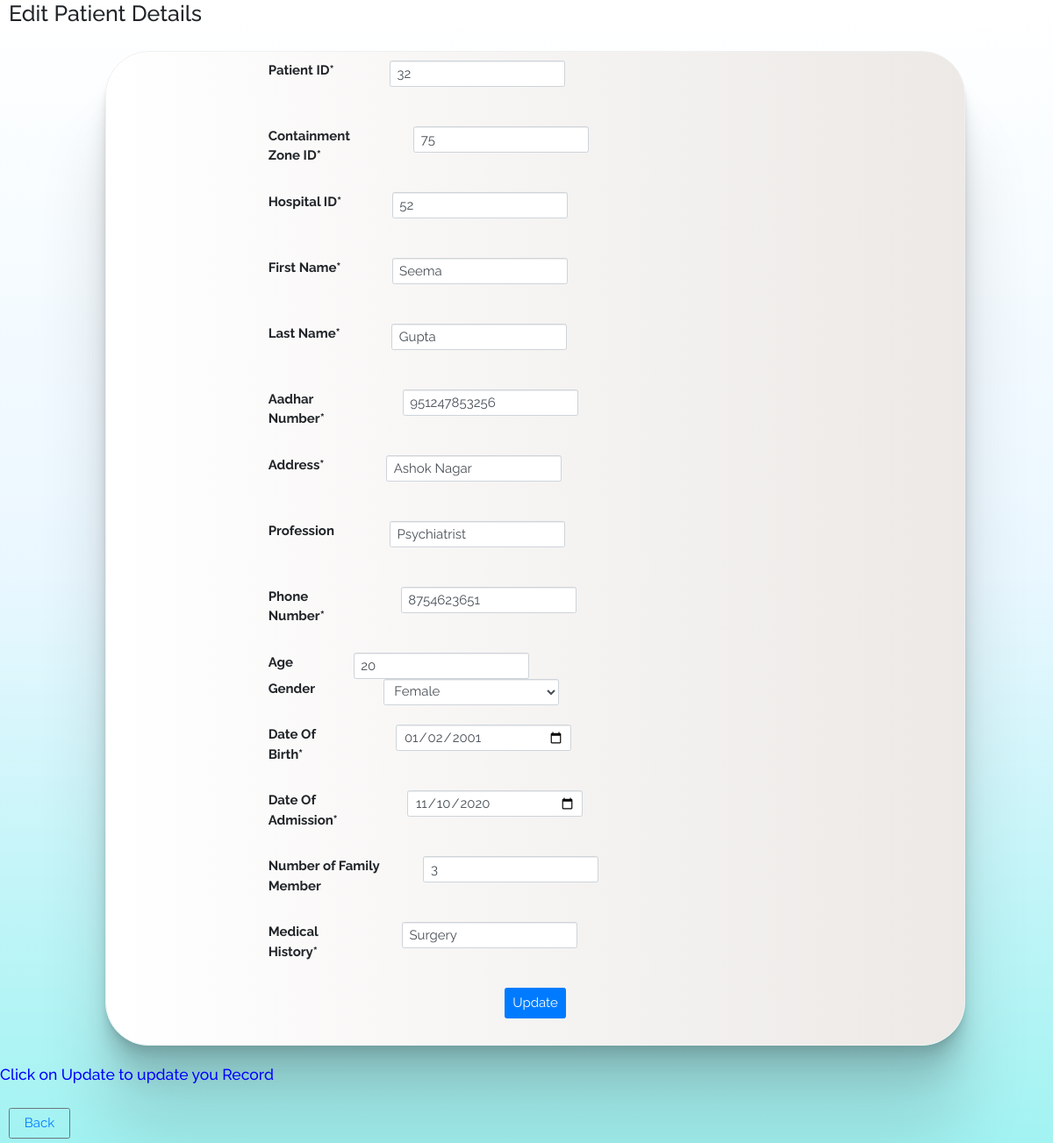
The page /editpat.php?pat_id=32 on the database its author committed.
### tables this page shows
CREATE TABLE `patient` (
  `pat_id` int(20) NOT NULL,
  `cz_id` int(20) DEFAULT NULL,
  `hsp_id` int(20) DEFAULT NULL,
  `fname` varchar(255) DEFAULT NULL,
  `lname` varchar(255) DEFAULT NULL,
  `aadhar_no` varchar(255) DEFAULT NULL,
  `address` varchar(255) DEFAULT NULL,
  `proffession` varchar(255) DEFAULT NULL,
  `phone` varchar(255) DEFAULT NULL,
  `age` int(20) DEFAULT NULL,
  `gender` text DEFAULT NULL,
  `dob` date DEFAULT NULL,
  `doa` date DEFAULT NULL,
  `no_flymem` int(20) DEFAULT NULL,
  `medic_hist` varchar(255) DEFAULT NULL
);

### editpat.php (the view, shortened to what this page needs)
<?php
include("pdo/connection.php");
$pat_id = $_GET['pat_id'];
$query = "SELECT * from `patient` WHERE pat_id='$pat_id' ";
$pt = mysqli_query($conn, $query);
while ($rows = mysqli_fetch_array($pt)) {
    $pid = $rows['pat_id'];
    $czid = $rows['cz_id'];
    $hid = $rows['hsp_id'];
    $fn = $rows['fname'];
    $ln = $rows['lname'];
    $adhno = $rows['aadhar_no'];
    $add = $rows['address'];
    $pro = $rows['proffession'];
    $ph = $rows['phone'];
    $age = $rows['age'];
    $gen = $rows['gender'];
    $dob = $rows['dob'];
    $doa = $rows['doa'];
    $nof = $rows['no_flymem'];
    $mh = $rows['medic_hist'];
}
?>
<html>
<head>
</head>
<body id="acz">
    <?php include 'pdo/headers.php'; ?>
    <link rel="stylesheet" href="pdo/style.css">
    <h1 style="margin-left:10px;">Edit Patient Details</h1><br>
    <div id="form">
        <form action="" method="GET">
            <div class="container">
                <div class="row justify-content-center">
                    <div class="col-8">
                        <div class="row">
                            <div class="form group">
                                <label class="control-label col-md-4" for="pat_id">Patient ID* </label>
                                <div class="col-md-4">
                                    <input type="text" class="form-control" name="pat_id" placeholder="enter pat_id" id="pat_id" value="<?php echo $pid ?>" /><br>
                                </div>
                            </div>
                        </div><br>
                        <div class="row">
                            <div class="form group">
                                <label class="control-label col-md-4" for="cz_id">Containment Zone ID* </label>
                                <div class="col-md-4">
                                    <input type="text" class="form-control" name="cz_id" placeholder="enter cz_id" id="cz_id" value="<?php echo $czid ?>" /><br>
                                </div>
                            </div>
                        </div><br>
                        <div class="row">
                            <div class="form group">
                                <label class="control-label col-md-4" for="hsp_id">Hospital ID* </label>
                                <div class="col-md-4">
                                    <input type="text" class="form-control" name="hsp_id" placeholder="enter hsp_id" id="hsp_id" value="<?php echo $hid ?>" /><br>
                                </div>
                            </div>
                        </div><br>
                        <div class="row">
                            <div class="form group">
                                <label class="control-label col-md-4" for="fname">First Name* </label>
                                <div class="col-md-4">
                                    <input type="text" class="form-control" name="fname" placeholder="enter fname" id="fname" value="<?php echo $fn ?>" /><br>
                                </div>
                            </div>
                        </div><br>
                        <div class="row">
                            <div class="form group">
                                <label class="control-label col-md-4" for="lname">Last Name* </label>
                                <div class="col-md-4">
                                    <input type="text" class="form-control" name="lname" placeholder="enter lname" id="lname" value="<?php echo $ln ?>" /><br>
                                </div>
                            </div>
                        </div><br>
                        <div class="row">
                            <div class="form group">
                                <label class="control-label col-md-4" for="adhno">Aadhar Number* </label>
                                <div class="col-md-4">
                                    <input type="text" class="form-control" name="adhno" placeholder="enter adhno" id="adhno" value="<?php echo $adhno ?>" /><br>
                                </div>
                            </div>
                        </div><br>
                        <div class="row">
                            <div class="form group">
                                <label class="control-label col-md-4" for="addr">Address* </label>
                                <div class="col-md-4">
                                    <input type="text" class="form-control" name="addr" placeholder="enter addr" id="addr" value="<?php echo $add ?>" /><br>
                                </div>
                            </div>
                        </div><br>
                        <div class="row">
                            <div class="form group">
                                <label class="control-label col-md-4" for="prof">Profession</label>
                                <div class="col-sm-3">
                                    <input type="text" class="form-control" name="prof" placeholder="enter prof" id="prof" value="<?php echo $pro ?>" /><br>
                                </div>
                            </div>
                        </div><br>
                        <div class="row">
                            <div class="form group">
                                <label class="control-label col-md-4" for="phone">Phone Number* </label>
                                <div class="col-md-4">
                                    <input type="text" class="form-control" name="phone" placeholder="enter phone" id="phone" value="<?php echo $ph ?>" /><br>
                                </div>
                            </div>
                        </div><br>
                        <div class="row">
                            <div class="form group">
                                <label class="control-label col-md-3" for="age">Age </label>
                                <div class="col-md-4">
                                    <input type="text" class="form-control" name="age" placeholder="enter age" id="age" value="<?php echo $age ?>" />
                                </div>
                            </div>
                            <div class="form group ">
                                <label class="control-label col-md-4" for="gen">Gender </label>
                                <div class="col-sm-3">
                                    <select id="gen" class="form-control" name="gen" selected="<?php echo $gen ?>">
                                        <option value="Female" <?php if ($gen == "Female") echo 'selected="selected"'; ?>>Female</option>
                                    </select>
                                </div>
                            </div>
                        </div><br>
                        <div class="row">
                            <div class="form group">
                                <label class="control-label col-md-4" for="dob">Date Of Birth* </label>
                                <div class="col-sm-3">
                                    <input type="date" class="form-control" name="dob" placeholder="enter date_of_birth" id="dob" value="<?php echo $dob ?>" /><br>
                                </div>
                            </div>
                        </div><br>
                        <div class="row">
                            <div class="form group">
                                <label class="control-label col-md-4" for="doa">Date Of Admission* </label>
                                <div class="col-sm-3">
                                    <input type="date" class="form-control" name="doa" placeholder="enter date_of_admission" id="doa" value="<?php echo $doa ?>" /><br>
                                </div>
                            </div>
                        </div><br>
                        <div class="row">
                            <div class="form group">
                                <label class="control-label col-md-4" for="nof">Number of Family Member </label>
                                <div class="col-md-4">
                                    <input type="number" class="form-control" name="nof" placeholder="enter nof" id="nof" value="<?php echo $nof ?>" /><br>
                                </div>
                            </div>
                        </div><br>
                        <div class="row">
                            <div class="form group">
                                <label class="control-label col-md-4" for="mh">Medical History*</label>
                                <div class="col-sm-3">
                                    <input type="text" class="form-control" name="mh" placeholder="enter mh" id="mh" value="<?php echo $mh ?>" /><br>
                                </div>
                            </div>
                        </div><br>
                    </div>
                </div>
            </div>
            <div class="row justify-content-center">
                <button type="submit" class="btn btn-primary btn-large mb-2 " style="height:35px; width:70px;font-size:15px;" name="submit" value="submit" id="submit">Update</button>
            </div>
        </form>
    </div><br>
    <?php
    if ($_GET['submit']) {
        $pid = $_GET['pat_id'];
        $czid = $_GET['cz_id'];
        $hid = $_GET['hsp_id'];
        $fn = $_GET['fname'];
        $ln = $_GET['lname'];
        $adhno = $_GET['adhno'];
        $add = $_GET['addr'];
        $pro = $_GET['prof'];
        $ph = $_GET['phone'];
        $age = $_GET['age'];
        $gen = $_GET['gen'];
        $dob = $_GET['dob'];
        $doa = $_GET['doa'];
        $nof = $_GET['nof'];
        $mh = $_GET['mh'];
        if (
            $pid != "" && $czid != "" && $hid != "" && $fn != "" && $ln != "" && $adhno != "" && $add != "" &&
            $ph != "" && $dob != "" && $doa != "" && $nof != "" && $mh !== ""
        ) {
            $quer = "UPDATE patient SET cz_id='$czid', hsp_id='$hid', fname='$fn',lname='$ln',aadhar_no='$adhno',address='$add',
             proffession='$pro',phone='$ph',age='$age',gender='$gen', dob='$dob', doa='$doa', no_flymem='$nof',medic_hist='$mh' WHERE pat_id='$pid'";
            $res = mysqli_query($conn, $quer);
            if ($res) {
                echo "<font color='green'><h4>DATA UPDATED SUCCESSFULLY!</h4></font>";
            } else {
                echo "<font color='red'><h4>SOME ERROR OCCURED!</h4></font>";
            }
        } else {
            echo "<font color='red'><h4>* fields are required!</h4></font>";
        }
    } else {
        echo "<h3><font color='blue'>Click on Update to update you Record</font></h3>";
    }
    ?><br>
    <button type="submit" class="btn btn-outline-secondary mb-2" style="height:35px; width:70px;font-size:15px; margin-left:10px;">
        <a href="pat.php">Back</a></button>
</body>
</html>

### pdo/style.css (style rules this page uses)
html { height: 100%; }
body { background-image: linear-gradient(to top, #a2f3f2, #eaf7ff, #ffffff); height: 100%; background-position: center; background-repeat: no-repeat; margin: 0; background-attachment: fixed; }
#acz { font-size:15px; font-family: 'Raleway', sans-serif; }
#acz .form-control { height:30px; width: 200px; font-size:15px; font-family: 'Raleway', sans-serif; margin-left: 20px; }
#form { border: 1px solid #f1f0f0; background: #ECE9E6; background: -webkit-linear-gradient(to right, #FFFFFF, #ECE9E6); background: linear-gradient(to right, #FFFFFF, #ECE9E6); padding: 10px; margin-right: 100px; margin-left: 120px; border-radius: 50px; box-shadow: 0 2.8px 2.2px rgba(0, 0, 0, 0.034), 0 6.7px 5.3px rgba(0, 0, 0, 0.048), 0 12.5px 10px rgba(0, 0, 0, 0.06), 0 22.3px 17.9px rgba(0, 0, 0, 0.072), 0 41.8px 33.4px rgba(0, 0, 0, 0.086), 0 100px 80px rgba(0, 0, 0, 0.12); }

### rows shown on the page
patient: pat_id "32", cz_id "75", hsp_id "52", fname "Seema", lname "Gupta", adhno "951247853256", addr "Ashok Nagar", prof "Psychiatrist", phone "8754623651", age "20", gen "Female", dob "01/02/2001", doa "11/10/2020", nof "3", mh "Surgery"
